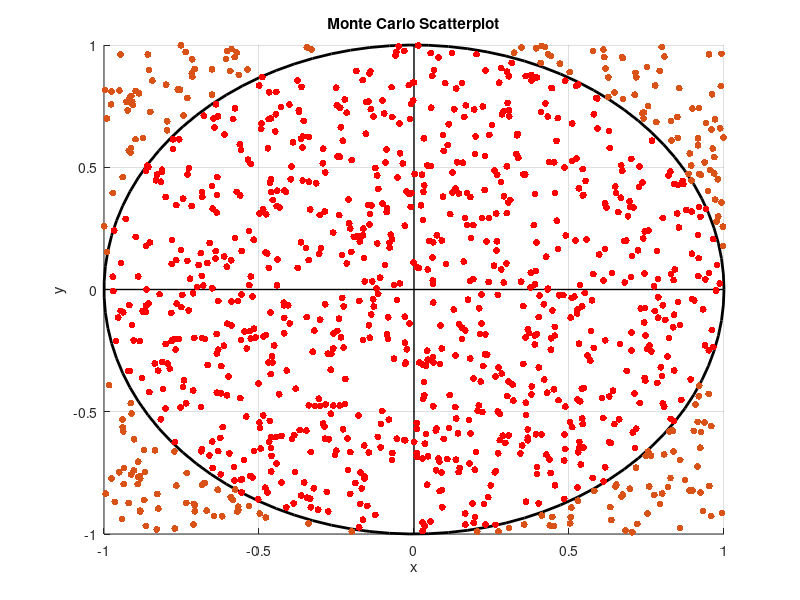

The MATLAB script that drew this image:
% Prompt the user for the desired precision level (number of significant figures)
precision_level = input('Enter the number of significant figures for level of precision: ');

% Calculate the tolerance based on the specified precision level
tolerance = 10^(-precision_level);

% Initialize variables  
points_in_circle = 0;
total_points = 0;
deviation = inf; % Start with a large deviation to enter the loop

% Initialize vector that will hold our points to be plotted in a graph
x_values_incircle = []; 
y_values_incircle = [];
x_values_outcircle = []; 
y_values_outcircle = [];

% While loop to estimate pi until the desired precision is achieved
while deviation > tolerance
    % Generate random points x and y in the range [-1, 1] 
    x = 2 * rand() - 1;
    y = 2 * rand() - 1;
    total_points = total_points + 1; % Increment the total points counter
    
    % Check if the point is inside the circle
    if x^2 + y^2 <= 1
        points_in_circle = points_in_circle + 1;
        % Add the generated values into the vectors for plotting
        x_values_incircle(end+1) = x;
        y_values_incircle(end+1) = y;
    else
        x_values_outcircle(end+1) = x;
        y_values_outcircle(end+1) = y;
    end
    
    % Estimate the value of Pi and calculate its deviation from the true value of Pi
    estimated_pi = 4.0 * (points_in_circle / total_points);
    deviation = abs(pi - estimated_pi);
end

% Display the results
fprintf('Estimated value of pi: %.4f\n', estimated_pi);
fprintf('Number of iterations required: %.0f\n', total_points);


% Set up scatter plot
figure; 
grid on;
title('Monte Carlo Scatterplot');
xlabel('x');
ylabel('y');
hold on;
% Adjust axis limits
xlim([-1, 1]);
ylim([-1, 1]);
% Darken the x=0 and y=0 axis lines
plot([0, 0], ylim, 'k', 'LineWidth', 1);
hold on;
plot(xlim, [0, 0], 'k', 'LineWidth', 1);
hold on;

% Plot a circle centered at (0,0) with radius 1
theta = linspace(0, 2*pi, 100);
x = cos(theta);
y = sin(theta);
plot(x, y, 'k', 'LineWidth', 2);
hold on;

% Plot the scatter plot of our generated points inside the circle in red
x = x_values_incircle;
y = y_values_incircle;
scatter(x, y, 25, 'r', 'filled');
hold on;

% Plot the scatter plot of our generated points outside the circle in blue
x = x_values_outcircle;
y = y_values_outcircle;
scatter(x, y, 25, 'blue', 'filled');



